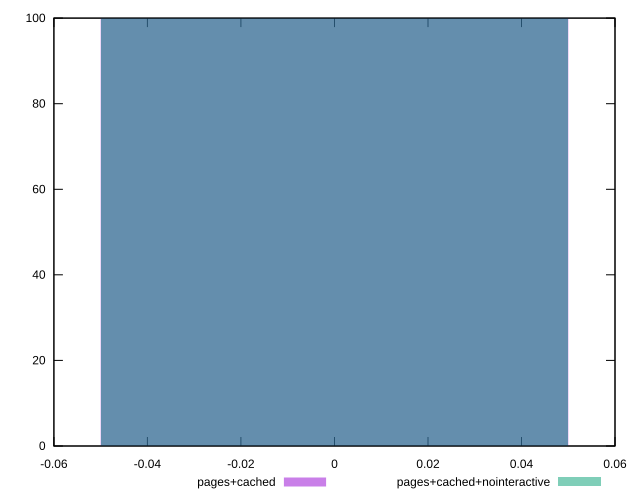

Generate this figure with gnuplot:
reset
set terminal svg size 640, 500
set output "reprap/unminified-javascript/comparison/histogram/2_vs_3.svg"

$pagesCached <<EOF
0 100
EOF

$pagesCachedNointeractive <<EOF
0 100
EOF

set key outside below
set boxwidth 0.1
set yrange [0:100]
set style fill transparent solid 0.5 noborder

plot \
  $pagesCached title "pages+cached" with boxes, \
  $pagesCachedNointeractive title "pages+cached+nointeractive" with boxes, \


reset
